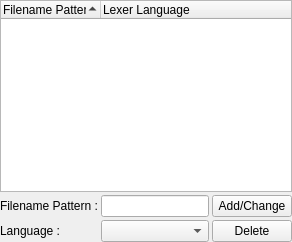
     <widget class="QWidget" name="pLexersAssociations">
      <layout class="QGridLayout" name="gridLayout_20">
       <property name="margin">
        <number>0</number>
       </property>
       <property name="spacing">
        <number>3</number>
       </property>
       <item row="0" column="0" colspan="3">
        <widget class="QTreeWidget" name="twLexersAssociations">
         <property name="editTriggers">
          <set>QAbstractItemView::NoEditTriggers</set>
         </property>
         <property name="alternatingRowColors">
          <bool>true</bool>
         </property>
         <property name="rootIsDecorated">
          <bool>false</bool>
         </property>
         <property name="itemsExpandable">
          <bool>false</bool>
         </property>
         <property name="sortingEnabled">
          <bool>true</bool>
         </property>
         <property name="allColumnsShowFocus">
          <bool>true</bool>
         </property>
         <column>
          <property name="text">
           <string>Filename Pattern</string>
          </property>
         </column>
         <column>
          <property name="text">
           <string>Lexer Language</string>
          </property>
         </column>
        </widget>
       </item>
       <item row="2" column="0">
        <widget class="QLabel" name="lLexersAssociationsLanguage">
         <property name="text">
          <string>Language :</string>
         </property>
        </widget>
       </item>
       <item row="1" column="0">
        <widget class="QLabel" name="lLexersAssociationsFilenamePattern">
         <property name="text">
          <string>Filename Pattern :</string>
         </property>
        </widget>
       </item>
       <item row="1" column="2">
        <widget class="QPushButton" name="pbLexersAssociationsAddChange">
         <property name="text">
          <string>Add/Change</string>
         </property>
        </widget>
       </item>
       <item row="2" column="1">
        <widget class="QComboBox" name="cbLexersAssociationsLanguages"/>
       </item>
       <item row="2" column="2">
        <widget class="QPushButton" name="pbLexersAssociationsDelete">
         <property name="text">
          <string>Delete</string>
         </property>
        </widget>
       </item>
       <item row="1" column="1">
        <widget class="QLineEdit" name="leLexersAssociationsFilenamePattern"/>
       </item>
      </layout>
     </widget>
